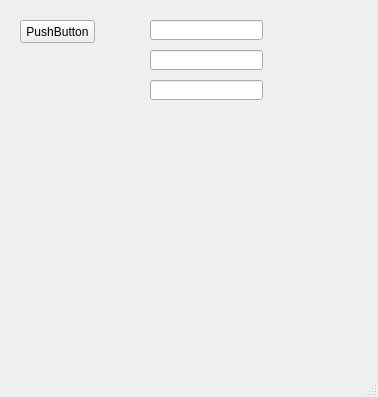
<?xml version="1.0" encoding="UTF-8"?>
<ui version="4.0">
 <class>MainWindow</class>
 <widget class="QMainWindow" name="MainWindow">
  <property name="geometry">
   <rect>
    <x>0</x>
    <y>0</y>
    <width>378</width>
    <height>397</height>
   </rect>
  </property>
  <property name="windowTitle">
   <string>MainWindow</string>
  </property>
  <widget class="QWidget" name="centralwidget">
   <widget class="QPushButton" name="pushButton">
    <property name="geometry">
     <rect>
      <x>20</x>
      <y>20</y>
      <width>75</width>
      <height>23</height>
     </rect>
    </property>
    <property name="text">
     <string>PushButton</string>
    </property>
   </widget>
   <widget class="QLineEdit" name="lineEdit">
    <property name="geometry">
     <rect>
      <x>150</x>
      <y>20</y>
      <width>113</width>
      <height>20</height>
     </rect>
    </property>
   </widget>
   <widget class="QLineEdit" name="lineEdit_2">
    <property name="geometry">
     <rect>
      <x>150</x>
      <y>50</y>
      <width>113</width>
      <height>20</height>
     </rect>
    </property>
   </widget>
   <widget class="QLineEdit" name="lineEdit_3">
    <property name="geometry">
     <rect>
      <x>150</x>
      <y>80</y>
      <width>113</width>
      <height>20</height>
     </rect>
    </property>
   </widget>
   <widget class="QLabel" name="label">
    <property name="geometry">
     <rect>
      <x>80</x>
      <y>130</y>
      <width>231</width>
      <height>221</height>
     </rect>
    </property>
    <property name="text">
     <string/>
    </property>
   </widget>
  </widget>
  <widget class="QMenuBar" name="menubar">
   <property name="geometry">
    <rect>
     <x>0</x>
     <y>0</y>
     <width>378</width>
     <height>22</height>
    </rect>
   </property>
  </widget>
  <widget class="QStatusBar" name="statusbar"/>
 </widget>
 <resources/>
 <connections/>
</ui>
